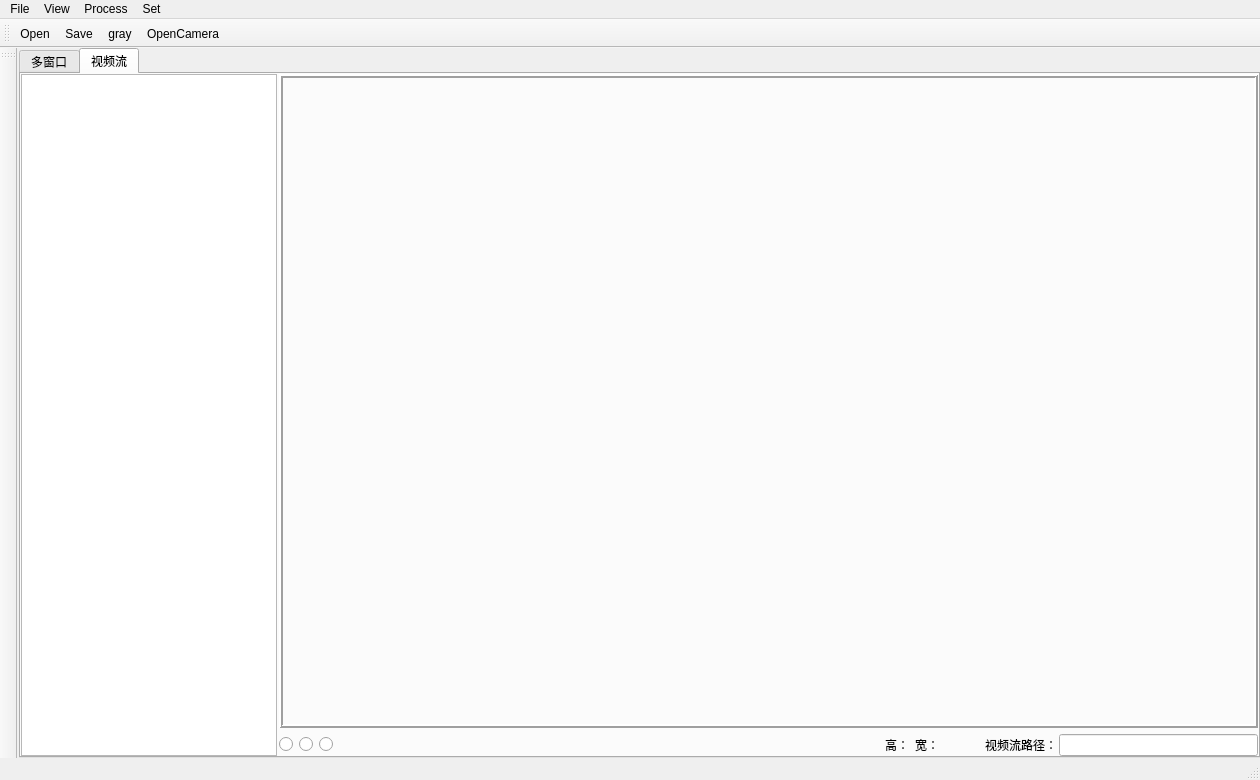
<?xml version="1.0" encoding="UTF-8"?>
<ui version="4.0">
 <class>ImageProcessClass</class>
 <widget class="QMainWindow" name="ImageProcessClass">
  <property name="geometry">
   <rect>
    <x>0</x>
    <y>0</y>
    <width>1260</width>
    <height>780</height>
   </rect>
  </property>
  <property name="minimumSize">
   <size>
    <width>1260</width>
    <height>780</height>
   </size>
  </property>
  <property name="windowTitle">
   <string>ImageProcess</string>
  </property>
  <widget class="QWidget" name="centralWidget">
   <layout class="QHBoxLayout" name="horizontalLayout">
    <property name="spacing">
     <number>0</number>
    </property>
    <property name="leftMargin">
     <number>2</number>
    </property>
    <property name="topMargin">
     <number>0</number>
    </property>
    <property name="rightMargin">
     <number>0</number>
    </property>
    <property name="bottomMargin">
     <number>0</number>
    </property>
    <item>
     <widget class="QTabWidget" name="tabWidget">
      <property name="acceptDrops">
       <bool>true</bool>
      </property>
      <property name="tabPosition">
       <enum>QTabWidget::North</enum>
      </property>
      <property name="currentIndex">
       <number>1</number>
      </property>
      <property name="elideMode">
       <enum>Qt::ElideNone</enum>
      </property>
      <widget class="QWidget" name="MdiWindow">
       <attribute name="title">
        <string>多窗口</string>
       </attribute>
      </widget>
      <widget class="QWidget" name="VideoWindow">
       <attribute name="title">
        <string>视频流</string>
       </attribute>
       <layout class="QHBoxLayout" name="horizontalLayout_9" stretch="0,5">
        <property name="spacing">
         <number>2</number>
        </property>
        <property name="leftMargin">
         <number>0</number>
        </property>
        <property name="topMargin">
         <number>0</number>
        </property>
        <property name="rightMargin">
         <number>0</number>
        </property>
        <property name="bottomMargin">
         <number>0</number>
        </property>
        <item>
         <widget class="QListView" name="listViewCutImage"/>
        </item>
        <item>
         <layout class="QVBoxLayout" name="verticalLayout_3" stretch="1,0">
          <item>
           <widget class="QFrame" name="VideoFrame">
            <property name="sizePolicy">
             <sizepolicy hsizetype="Expanding" vsizetype="Expanding">
              <horstretch>0</horstretch>
              <verstretch>0</verstretch>
             </sizepolicy>
            </property>
            <property name="acceptDrops">
             <bool>true</bool>
            </property>
            <property name="frameShape">
             <enum>QFrame::Box</enum>
            </property>
            <property name="frameShadow">
             <enum>QFrame::Raised</enum>
            </property>
            <property name="lineWidth">
             <number>2</number>
            </property>
           </widget>
          </item>
          <item>
           <layout class="QHBoxLayout" name="horizontalLayout_8" stretch="0,0,0,2,0,0,0,1">
            <property name="spacing">
             <number>6</number>
            </property>
            <item>
             <widget class="QRadioButton" name="RadioBtnGreen">
              <property name="enabled">
               <bool>true</bool>
              </property>
              <property name="mouseTracking">
               <bool>false</bool>
              </property>
              <property name="layoutDirection">
               <enum>Qt::RightToLeft</enum>
              </property>
              <property name="text">
               <string/>
              </property>
              <property name="checkable">
               <bool>false</bool>
              </property>
              <property name="checked">
               <bool>false</bool>
              </property>
             </widget>
            </item>
            <item>
             <widget class="QRadioButton" name="RadioBtnYellow">
              <property name="enabled">
               <bool>true</bool>
              </property>
              <property name="sizePolicy">
               <sizepolicy hsizetype="Minimum" vsizetype="Fixed">
                <horstretch>0</horstretch>
                <verstretch>0</verstretch>
               </sizepolicy>
              </property>
              <property name="mouseTracking">
               <bool>false</bool>
              </property>
              <property name="layoutDirection">
               <enum>Qt::RightToLeft</enum>
              </property>
              <property name="text">
               <string/>
              </property>
              <property name="checkable">
               <bool>false</bool>
              </property>
             </widget>
            </item>
            <item>
             <widget class="QRadioButton" name="RadioBtnRed">
              <property name="mouseTracking">
               <bool>false</bool>
              </property>
              <property name="focusPolicy">
               <enum>Qt::StrongFocus</enum>
              </property>
              <property name="layoutDirection">
               <enum>Qt::RightToLeft</enum>
              </property>
              <property name="text">
               <string/>
              </property>
              <property name="checkable">
               <bool>false</bool>
              </property>
             </widget>
            </item>
            <item>
             <spacer name="horizontalSpacer">
              <property name="orientation">
               <enum>Qt::Horizontal</enum>
              </property>
              <property name="sizeHint" stdset="0">
               <size>
                <width>40</width>
                <height>20</height>
               </size>
              </property>
             </spacer>
            </item>
            <item>
             <widget class="QLabel" name="VideoHeight">
              <property name="text">
               <string>高：</string>
              </property>
             </widget>
            </item>
            <item>
             <widget class="QLabel" name="VideoWidth">
              <property name="text">
               <string>宽：</string>
              </property>
             </widget>
            </item>
            <item>
             <spacer name="horizontalSpacer_2">
              <property name="orientation">
               <enum>Qt::Horizontal</enum>
              </property>
              <property name="sizeHint" stdset="0">
               <size>
                <width>40</width>
                <height>20</height>
               </size>
              </property>
             </spacer>
            </item>
            <item>
             <layout class="QHBoxLayout" name="horizontalLayout_2" stretch="1,3">
              <property name="spacing">
               <number>2</number>
              </property>
              <item>
               <widget class="QLabel" name="LabelVideoStreamPath">
                <property name="text">
                 <string>视频流路径：</string>
                </property>
               </widget>
              </item>
              <item>
               <widget class="QLineEdit" name="EditVideoStreamPath">
                <property name="maximumSize">
                 <size>
                  <width>1000</width>
                  <height>16777215</height>
                 </size>
                </property>
               </widget>
              </item>
             </layout>
            </item>
           </layout>
          </item>
         </layout>
        </item>
       </layout>
      </widget>
     </widget>
    </item>
   </layout>
  </widget>
  <widget class="QMenuBar" name="menuBar">
   <property name="geometry">
    <rect>
     <x>0</x>
     <y>0</y>
     <width>1260</width>
     <height>21</height>
    </rect>
   </property>
   <widget class="QMenu" name="menuFile">
    <property name="title">
     <string>File</string>
    </property>
   </widget>
   <widget class="QMenu" name="menuView">
    <property name="title">
     <string>View</string>
    </property>
   </widget>
   <widget class="QMenu" name="menuProcess">
    <property name="title">
     <string>Process</string>
    </property>
   </widget>
   <widget class="QMenu" name="menuSet">
    <property name="title">
     <string>Set</string>
    </property>
   </widget>
   <addaction name="menuFile"/>
   <addaction name="menuView"/>
   <addaction name="menuProcess"/>
   <addaction name="menuSet"/>
  </widget>
  <widget class="QToolBar" name="mainToolBar">
   <property name="minimumSize">
    <size>
     <width>0</width>
     <height>0</height>
    </size>
   </property>
   <property name="baseSize">
    <size>
     <width>0</width>
     <height>0</height>
    </size>
   </property>
   <attribute name="toolBarArea">
    <enum>TopToolBarArea</enum>
   </attribute>
   <attribute name="toolBarBreak">
    <bool>false</bool>
   </attribute>
   <addaction name="actionOpen"/>
   <addaction name="actionSave"/>
   <addaction name="actionColor2Gray"/>
   <addaction name="actionOpenCamera"/>
  </widget>
  <widget class="QStatusBar" name="statusBar"/>
  <widget class="QToolBar" name="toolBar">
   <property name="windowTitle">
    <string>toolBar</string>
   </property>
   <property name="orientation">
    <enum>Qt::Vertical</enum>
   </property>
   <attribute name="toolBarArea">
    <enum>LeftToolBarArea</enum>
   </attribute>
   <attribute name="toolBarBreak">
    <bool>false</bool>
   </attribute>
  </widget>
  <action name="actionOpen">
   <property name="icon">
    <iconset resource="ImageProcess.qrc">
     <normaloff>:/resource/bin64/resourse/btnFile.png</normaloff>:/resource/bin64/resourse/btnFile.png</iconset>
   </property>
   <property name="text">
    <string>Open</string>
   </property>
  </action>
  <action name="actionSave">
   <property name="icon">
    <iconset resource="ImageProcess.qrc">
     <normaloff>:/resource/bin64/resourse/btnDownLoad3.png</normaloff>:/resource/bin64/resourse/btnDownLoad3.png</iconset>
   </property>
   <property name="text">
    <string>Save</string>
   </property>
  </action>
  <action name="actionNew">
   <property name="text">
    <string>New</string>
   </property>
  </action>
  <action name="actionColor2Gray">
   <property name="text">
    <string>gray</string>
   </property>
   <property name="statusTip">
    <string/>
   </property>
  </action>
  <action name="actionOpenCamera">
   <property name="icon">
    <iconset resource="ImageProcess.qrc">
     <normaloff>:/resource/bin64/resourse/btnCenter.png</normaloff>:/resource/bin64/resourse/btnCenter.png</iconset>
   </property>
   <property name="text">
    <string>OpenCamera</string>
   </property>
   <property name="toolTip">
    <string>打开摄像头</string>
   </property>
  </action>
 </widget>
 <layoutdefault spacing="6" margin="11"/>
 <resources>
  <include location="ImageProcess.qrc"/>
 </resources>
 <connections/>
</ui>
